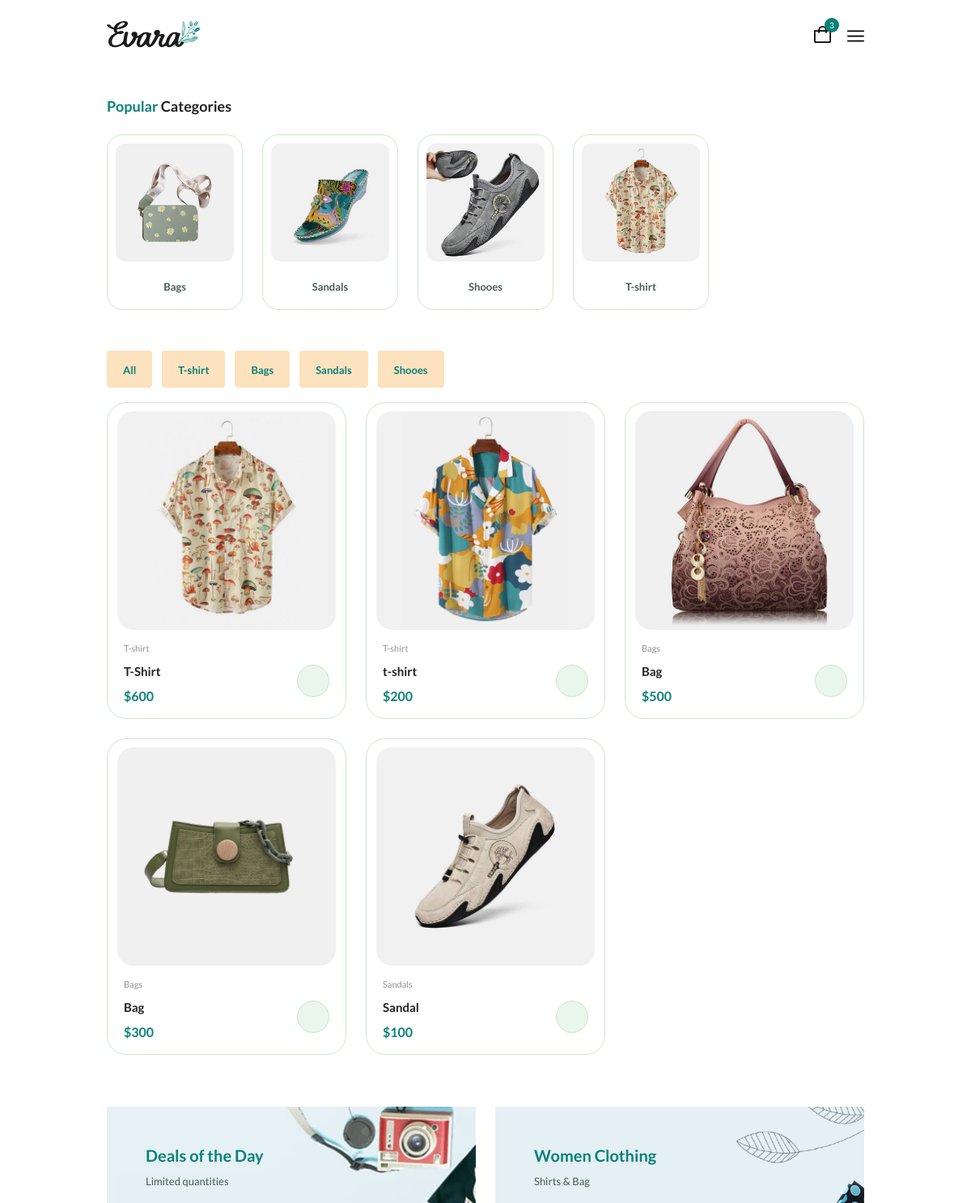
The app's page / (upper part), older data.
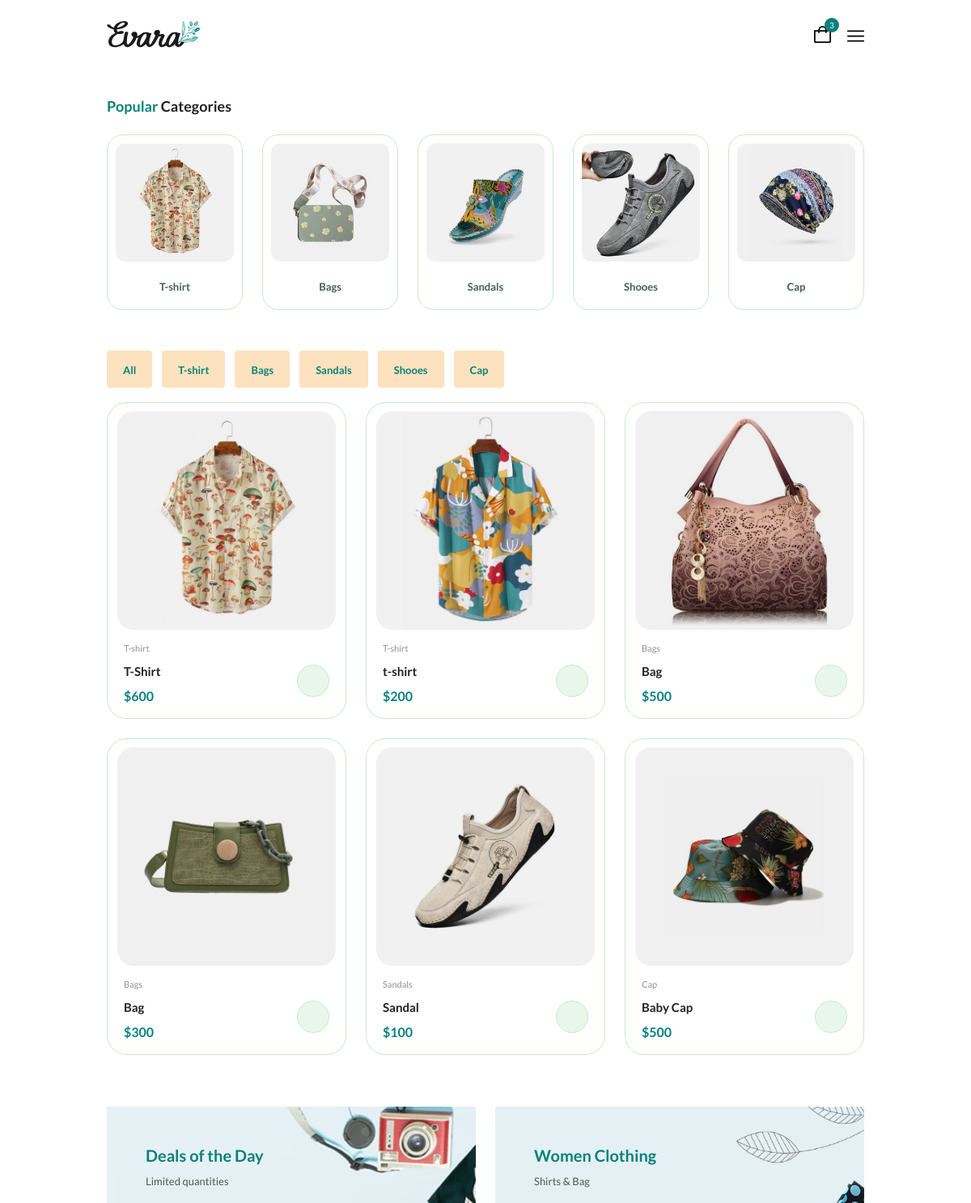
The same page, newer data.
### myapp/models.py (models this page shows)
class Category(models.Model):
    categoryname = models.CharField(max_length=20)
    categoryimage = models.ImageField(upload_to="categoryImage")

class Product(models.Model):
    category = models.ForeignKey(Category,on_delete=models.CASCADE)
    productname = models.CharField(max_length=20)
    price = models.IntegerField()
    qty = models.IntegerField()
    description=models.TextField()
    productImage=models.ImageField(upload_to="productImage")

### myapp/views.py (the view)
# urls.py: path("",index,name="index"),
def index(request):
    cid=0
    if request.method=="GET":
        data  =request.GET
        if(len(data)!=0):
            print("hello")
            cid = data.get("cid")
    allcategories = Category.objects.all()
    if(cid):
        cat = Category.objects.filter(pk=cid)
        allproducts = Product.objects.filter(category=cid)
    else :
        allproducts = Product.objects.all()
    return render(request,"index.html",{"categories":allcategories,"products":allproducts})

### myapp/templates/index.html (shortened to what this page needs)
{% extends "base.html" %}
{% load static %}
{%block 'body'%}
      <section class="categories container section">
        <h3 class="section__title"><span>Popular</span> Categories</h3>
        <div class="categories__container swiper">
          <div class="swiper-wrapper">
            {%for category in categories%}
            <a href="shop.html" class="category__item swiper-slide">
              <img
                src="media/{{category.categoryimage}}"
                alt="{{category.categoryimage}}"
                class="category__img"
              />
              <h3 class="category__title">{{category.categoryname}}</h3>
            </a>
            {% endfor %}
          </div>
        </div>
      </section>
      <section class="products container section">
        <div class="tab__btns">
          <a href="?cid=">
          <span class="tab__btn active-tab" data-target="#featured"
          >All</span
        > </a>
          {%for category in categories%}
          <a href="?cid={{category.id}}">
          <span class="tab__btn active-tab" data-target="#featured"
            >{{category.categoryname}}</span
          >
          </a>
          {%endfor%}
        </div>
        <div class="tab__items">
          <div class="tab__item active-tab" content id="featured">
            <div class="products__container grid">
              {%for product in products%}
              <div class="product__item">
                <div class="product__banner">
                  <a href="{%url 'details' %}?pid={{product.id}}" class="product__images">
                    <img
                      src="media/{{product.productImage}}"
                      alt=""
                      class="product__img default"
                    />
                  </a>
                </div>
                <div class="product__content">
                  <span class="product__category">{{product.category.categoryname}}</span>
                  <a href="details.html">
                    <h3 class="product__title">{{product.productname}}</h3>
                  </a>
                  <div class="product__price flex">
                    <span class="new__price">${{product.price}}</span>
                  </div>
                  <button
                    onclick="addtocart('{{product.id}}')"
                    class="action__btn cart__btn"
                    aria-label="Add To Cart"
                  >
                </button>
                </div>
              </div>
              {%endfor%}
            </div>
          </div>
        </div>
      </section>
      <section class="deals section">
        <div class="deals__container container grid">
          <div class="deals__item">
            <div class="deals__group">
              <h3 class="deals__brand">Deals of the Day</h3>
              <span class="deals__category">Limited quantities</span>
            </div>
          </div>
          <div class="deals__item">
            <div class="deals__group">
              <h3 class="deals__brand">Women Clothing</h3>
              <span class="deals__category">Shirts & Bag</span>
            </div>
          </div>
        </div>
      </section>
{%endblock 'body'%}

### myapp/templates/base.html (shortened to what this page needs)
{% load static %}
<!DOCTYPE html>
<html lang="en">
  <head>
    <link
      rel="stylesheet"
      href="https://cdn-uicons.flaticon.com/2.0.0/uicons-regular-straight/css/uicons-regular-straight.css"
    />
    <link
      rel="stylesheet"
      href="https://cdn.jsdelivr.net/npm/swiper@11/swiper-bundle.min.css"
    />
    <link rel="stylesheet" href="static/css/styles.css" />
  </head>
  <body>
    <header class="header">
      <nav class="nav container">
        <a href="{%url 'index'%}" class="nav__logo">
          <img
            class="nav__logo-img"
            src="static/img/logo.svg"
            alt="website logo"
          />
        </a>
        <div class="header__user-actions">
          <a href="{%url 'cart'%}" class="header__action-btn" title="Cart">
            <img src="static/img/icon-cart.svg" alt="" />
            <span class="count">3</span>
          </a>
          <div class="header__action-btn nav__toggle" id="nav-toggle">
            <img src="./static/img/menu-burger.svg" alt="">
          </div>
        </div>
      </nav>
    </header>
    <main class="main">
        {% block 'body' %}{% endblock 'body' %}
    </main>
  </body>
</html>

Row changes from the older to the newer data that the page shows:
added Category: categoryimage (picture), categoryname "Cap"
added Product: productImage (picture), category.categoryname "Cap", productname "Baby Cap", price "500"
